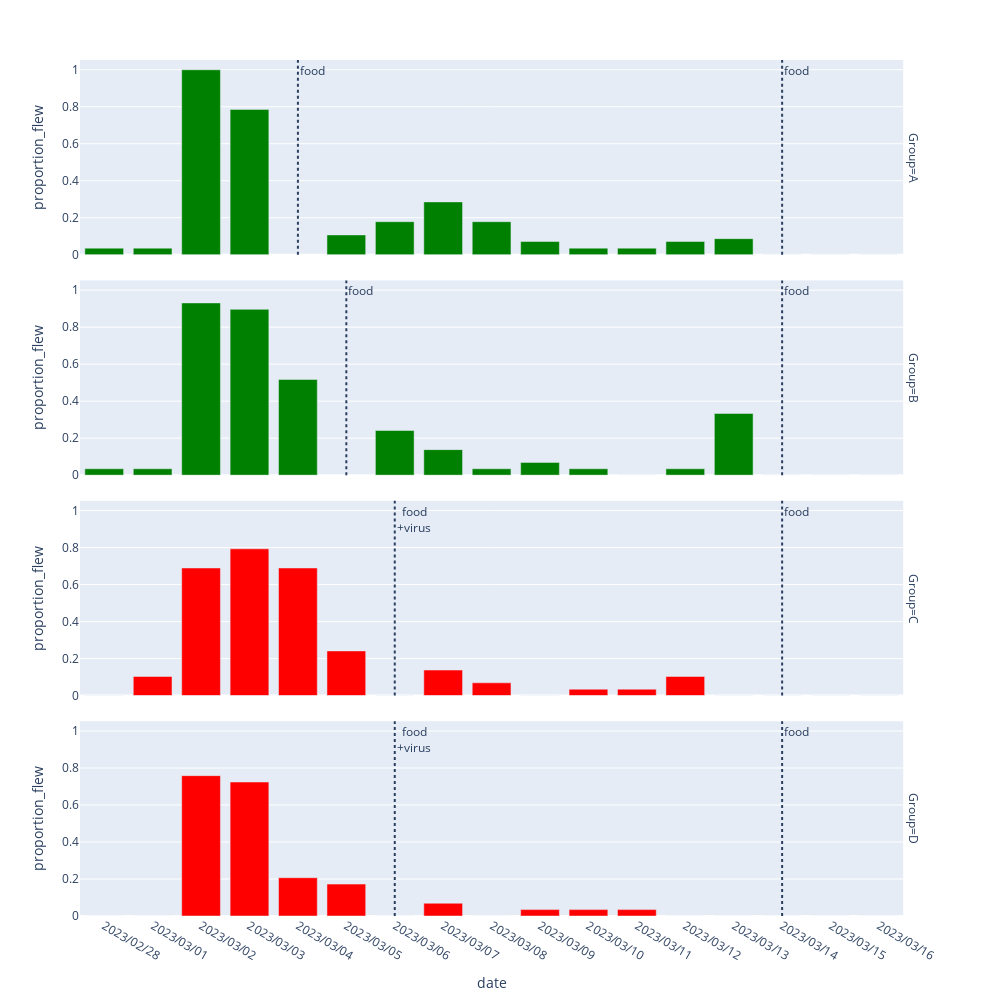

Notebook code cell kept with this figure:
### Markdown cell above
# PLOT

### Code cell
df = gb.reset_index().rename(columns={0:'proportion_flew'})

fig = px.bar(df, x='date', y='proportion_flew', facet_row='Group', color='Group', color_discrete_sequence=['green','green','red','red'])

fig.update_layout(showlegend=False, width=1000, height=1000)

fig.add_vline(x=6, line_dash="dot", row=1, col=1, annotation_text="food<br>+virus", annotation_position="top right")
fig.add_vline(x=6, line_dash="dot", row=2, col=1, annotation_text="food<br>+virus", annotation_position="top right")
fig.add_vline(x=5, line_dash="dot", row=3, col=1, annotation_text="food", annotation_position="top right")
fig.add_vline(x=4, line_dash="dot", row=4, col=1, annotation_text="food", annotation_position="top right")

fig.add_vline(x=14, line_dash="dot", row="all", col=1, annotation_text="food", annotation_position="top right")
   
fig.write_html("results-plot.html")
fig.write_image("results-plot.png")

fig.show()

### Figure 1 — Plotly figure (JSON) as saved in the notebook; plotly's stock layout.template omitted (floating-point values rounded to 4 significant figures)
{"data": [{"alignmentgroup": "True", "hovertemplate": "Group=A<br>date=%{x}<br>proportion_flew=%{y}<extra></extra>", "legendgroup": "A", "marker": {"color": "green", "pattern": {"shape": ""}}, "name": "A", "offsetgroup": "A", "orientation": "v", "showlegend": true, "textposition": "auto", "type": "bar", "x": ["2023/02/28", "2023/03/01", "2023/03/02", "2023/03/03", "2023/03/04", "2023/03/05", "2023/03/06", "2023/03/07", "2023/03/08", "2023/03/09", "2023/03/10", "2023/03/11", "2023/03/12", "2023/03/13", "2023/03/14", "2023/03/15", "2023/03/16"], "xaxis": "x4", "y": [0.03571, 0.03571, 1, 0.7857, null, 0.1071, 0.1786, 0.2857, 0.1786, 0.07143, 0.03571, 0.03571, 0.07143, 0.08696, 0, 0, 0], "yaxis": "y4"}, {"alignmentgroup": "True", "hovertemplate": "Group=B<br>date=%{x}<br>proportion_flew=%{y}<extra></extra>", "legendgroup": "B", "marker": {"color": "green", "pattern": {"shape": ""}}, "name": "B", "offsetgroup": "B", "orientation": "v", "showlegend": true, "textposition": "auto", "type": "bar", "x": ["2023/02/28", "2023/03/01", "2023/03/02", "2023/03/03", "2023/03/04", "2023/03/05", "2023/03/06", "2023/03/07", "2023/03/08", "2023/03/09", "2023/03/10", "2023/03/11", "2023/03/12", "2023/03/13", "2023/03/14", "2023/03/15", "2023/03/16"], "xaxis": "x3", "y": [0.03448, 0.03448, 0.931, 0.8966, 0.5172, null, 0.2414, 0.1379, 0.03448, 0.06897, 0.03448, 0, 0.03448, 0.3333, 0, 0, 0], "yaxis": "y3"}, {"alignmentgroup": "True", "hovertemplate": "Group=C<br>date=%{x}<br>proportion_flew=%{y}<extra></extra>", "legendgroup": "C", "marker": {"color": "red", "pattern": {"shape": ""}}, "name": "C", "offsetgroup": "C", "orientation": "v", "showlegend": true, "textposition": "auto", "type": "bar", "x": ["2023/02/28", "2023/03/01", "2023/03/02", "2023/03/03", "2023/03/04", "2023/03/05", "2023/03/06", "2023/03/07", "2023/03/08", "2023/03/09", "2023/03/10", "2023/03/11", "2023/03/12", "2023/03/13", "2023/03/14", "2023/03/15", "2023/03/16"], "xaxis": "x2", "y": [0, 0.1034, 0.6897, 0.7931, 0.6897, 0.2414, 0, 0.1379, 0.06897, 0, 0.03448, 0.03448, 0.1034, 0, 0, 0, 0], "yaxis": "y2"}, {"alignmentgroup": "True", "hovertemplate": "Group=D<br>date=%{x}<br>proportion_flew=%{y}<extra></extra>", "legendgroup": "D", "marker": {"color": "red", "pattern": {"shape": ""}}, "name": "D", "offsetgroup": "D", "orientation": "v", "showlegend": true, "textposition": "auto", "type": "bar", "x": ["2023/02/28", "2023/03/01", "2023/03/02", "2023/03/03", "2023/03/04", "2023/03/05", "2023/03/06", "2023/03/07", "2023/03/08", "2023/03/09", "2023/03/10", "2023/03/11", "2023/03/12", "2023/03/13", "2023/03/14", "2023/03/15", "2023/03/16"], "xaxis": "x", "y": [0, 0, 0.7586, 0.7241, 0.2069, 0.1724, 0, 0.06897, 0, 0.03448, 0.03448, 0.03448, 0, 0, 0, 0, 0], "yaxis": "y"}], "layout": {"annotations": [{"showarrow": false, "text": "Group=D", "textangle": 90, "x": 0.98, "xanchor": "left", "xref": "paper", "y": 0.1138, "yanchor": "middle", "yref": "paper"}, {"showarrow": false, "text": "Group=C", "textangle": 90, "x": 0.98, "xanchor": "left", "xref": "paper", "y": 0.3712, "yanchor": "middle", "yref": "paper"}, {"showarrow": false, "text": "Group=B", "textangle": 90, "x": 0.98, "xanchor": "left", "xref": "paper", "y": 0.6288, "yanchor": "middle", "yref": "paper"}, {"showarrow": false, "text": "Group=A", "textangle": 90, "x": 0.98, "xanchor": "left", "xref": "paper", "y": 0.8862, "yanchor": "middle", "yref": "paper"}, {"showarrow": false, "text": "food<br>+virus", "x": 6, "xanchor": "left", "xref": "x", "y": 1, "yanchor": "top", "yref": "y domain"}, {"showarrow": false, "text": "food<br>+virus", "x": 6, "xanchor": "left", "xref": "x2", "y": 1, "yanchor": "top", "yref": "y2 domain"}, {"showarrow": false, "text": "food", "x": 5, "xanchor": "left", "xref": "x3", "y": 1, "yanchor": "top", "yref": "y3 domain"}, {"showarrow": false, "text": "food", "x": 4, "xanchor": "left", "xref": "x4", "y": 1, "yanchor": "top", "yref": "y4 domain"}, {"showarrow": false, "text": "food", "x": 14, "xanchor": "left", "xref": "x", "y": 1, "yanchor": "top", "yref": "y domain"}, {"showarrow": false, "text": "food", "x": 14, "xanchor": "left", "xref": "x2", "y": 1, "yanchor": "top", "yref": "y2 domain"}, {"showarrow": false, "text": "food", "x": 14, "xanchor": "left", "xref": "x3", "y": 1, "yanchor": "top", "yref": "y3 domain"}, {"showarrow": false, "text": "food", "x": 14, "xanchor": "left", "xref": "x4", "y": 1, "yanchor": "top", "yref": "y4 domain"}], "barmode": "relative", "height": 1000, "legend": {"title": {"text": "Group"}, "tracegroupgap": 0}, "margin": {"t": 60}, "shapes": [{"line": {"dash": "dot"}, "type": "line", "x0": 6, "x1": 6, "xref": "x", "y0": 0, "y1": 1, "yref": "y domain"}, {"line": {"dash": "dot"}, "type": "line", "x0": 6, "x1": 6, "xref": "x2", "y0": 0, "y1": 1, "yref": "y2 domain"}, {"line": {"dash": "dot"}, "type": "line", "x0": 5, "x1": 5, "xref": "x3", "y0": 0, "y1": 1, "yref": "y3 domain"}, {"line": {"dash": "dot"}, "type": "line", "x0": 4, "x1": 4, "xref": "x4", "y0": 0, "y1": 1, "yref": "y4 domain"}, {"line": {"dash": "dot"}, "type": "line", "x0": 14, "x1": 14, "xref": "x", "y0": 0, "y1": 1, "yref": "y domain"}, {"line": {"dash": "dot"}, "type": "line", "x0": 14, "x1": 14, "xref": "x2", "y0": 0, "y1": 1, "yref": "y2 domain"}, {"line": {"dash": "dot"}, "type": "line", "x0": 14, "x1": 14, "xref": "x3", "y0": 0, "y1": 1, "yref": "y3 domain"}, {"line": {"dash": "dot"}, "type": "line", "x0": 14, "x1": 14, "xref": "x4", "y0": 0, "y1": 1, "yref": "y4 domain"}], "showlegend": false, "width": 1000, "xaxis": {"anchor": "y", "autorange": true, "domain": [0, 0.98], "range": [-0.5, 16.5], "title": {"text": "date"}, "type": "category"}, "xaxis2": {"anchor": "y2", "autorange": true, "domain": [0, 0.98], "matches": "x", "range": [-0.5, 16.5], "showticklabels": false, "type": "category"}, "xaxis3": {"anchor": "y3", "autorange": true, "domain": [0, 0.98], "matches": "x", "range": [-0.5, 16.5], "showticklabels": false, "type": "category"}, "xaxis4": {"anchor": "y4", "autorange": true, "domain": [0, 0.98], "matches": "x", "range": [-0.5, 16.5], "showticklabels": false, "type": "category"}, "yaxis": {"anchor": "x", "autorange": true, "domain": [0, 0.2275], "range": [0, 1.053], "title": {"text": "proportion_flew"}, "type": "linear"}, "yaxis2": {"anchor": "x2", "autorange": true, "domain": [0.2575, 0.485], "matches": "y", "range": [0, 1.053], "title": {"text": "proportion_flew"}, "type": "linear"}, "yaxis3": {"anchor": "x3", "autorange": true, "domain": [0.515, 0.7425], "matches": "y", "range": [0, 1.053], "title": {"text": "proportion_flew"}, "type": "linear"}, "yaxis4": {"anchor": "x4", "autorange": true, "domain": [0.7725, 1], "matches": "y", "range": [0, 1.053], "title": {"text": "proportion_flew"}, "type": "linear"}}}
